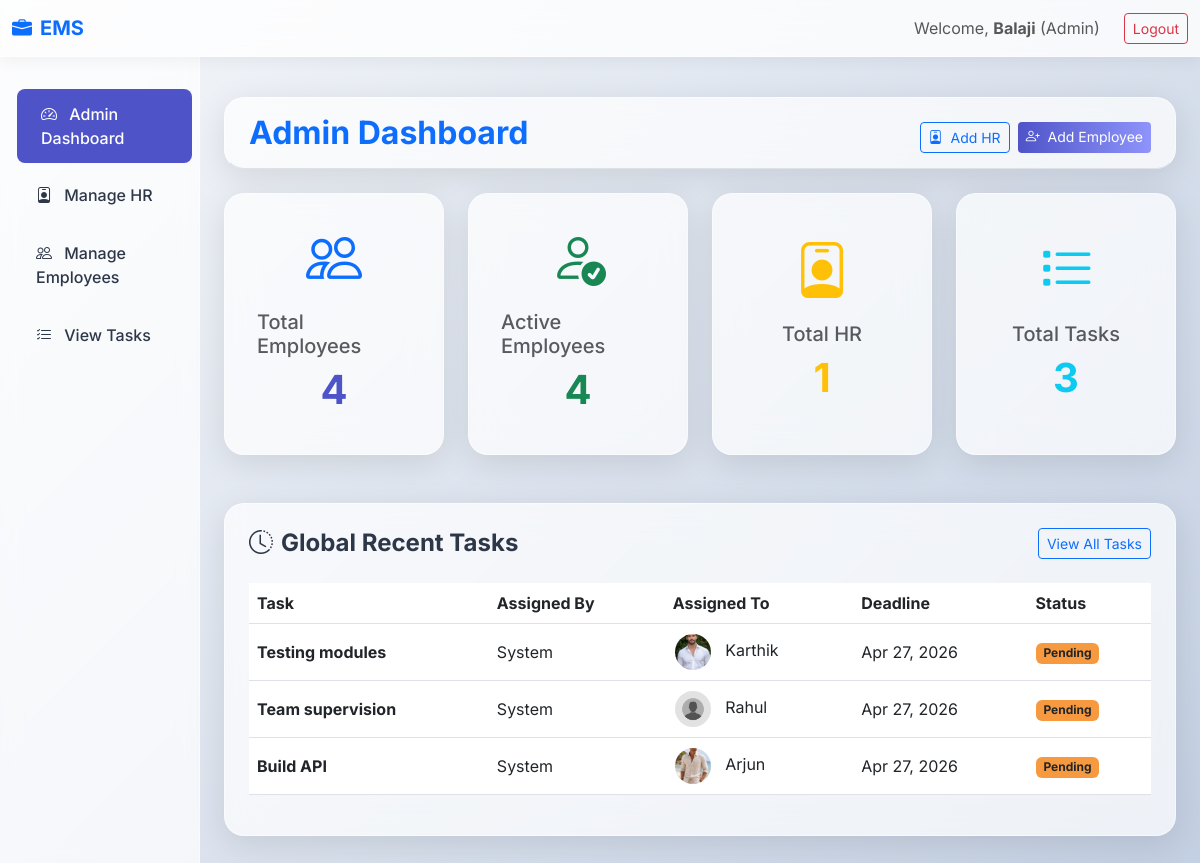
The app's page /dashboard/admin/ (signed in) with its own data.
### core/models.py (models this page shows, shortened)
class User(AbstractUser):
    ROLE_CHOICES = (
        ('Admin', 'Admin'),
        ('HR', 'HR'),
        ('Employee', 'Employee'),
    )
    role = models.CharField(max_length=15, choices=ROLE_CHOICES, default='Employee')

class Task(models.Model):
    STATUS_CHOICES = (
        ('Pending', 'Pending'),
        ('In Progress', 'In Progress'),
        ('Completed', 'Completed'),
    )
    title = models.CharField(max_length=200)
    description = models.TextField()
    assigned_to = models.ForeignKey(Employee, on_delete=models.CASCADE, related_name='tasks')
    assigned_by = models.ForeignKey(User, on_delete=models.SET_NULL, null=True, related_name='assigned_tasks')
    deadline = models.DateField()
    status = models.CharField(max_length=15, choices=STATUS_CHOICES, default='Pending')
    created_at = models.DateTimeField(auto_now_add=True)

class Employee(models.Model):
    STATUS_CHOICES = (
        ('Active', 'Active'),
        ('Inactive', 'Inactive'),
    )
    user = models.OneToOneField(User, on_delete=models.CASCADE, related_name='employee_profile')
    employee_id = models.CharField(max_length=20, unique=True, blank=True)
    phone_number = models.CharField(max_length=15)
    department = models.ForeignKey(Department, on_delete=models.SET_NULL, null=True, blank=True)
    salary = models.DecimalField(max_digits=10, decimal_places=2, default=0)
    joining_date = models.DateField(auto_now_add=True)
    status = models.CharField(max_length=10, choices=STATUS_CHOICES, default='Active')
    profile_image = models.ImageField(upload_to='profiles/',blank=True,null=True)

### core/views.py (the view)
# urls.py: path('dashboard/admin/', views.admin_dashboard, name='admin_dashboard'),
@login_required
def admin_dashboard(request):
    if not request.user.is_superuser:
        return HttpResponseForbidden()
    total_employees = Employee.objects.count()
    active_employees = Employee.objects.filter(status='Active').count()
    total_hr = User.objects.filter(role='HR').count()
    total_tasks = Task.objects.count()
    recent_tasks = Task.objects.order_by('-created_at')[:5]
    context = {
        'total_employees': total_employees,
        'active_employees': active_employees,
        'total_hr': total_hr,
        'total_tasks': total_tasks,
        'recent_tasks': recent_tasks,
    }
    return render(request, 'core/admin_dashboard.html', context)

### templates/core/admin_dashboard.html (shortened to what this page needs)
{% extends 'base.html' %}
{% block content %}
<div class="d-flex justify-content-between flex-wrap flex-md-nowrap align-items-center pt-3 pb-2 mb-4 border-bottom glass-card px-4 mt-2">
    <h1 class="h2 fw-bold text-primary">Admin Dashboard</h1>
    <div class="btn-toolbar mb-2 mb-md-0 gap-2">
        <a href="{% url 'add_hr' %}" class="btn btn-sm btn-outline-primary">
            <i class="bi bi-person-badge me-1"></i> Add HR
        </a>
        <a href="{% url 'add_employee' %}" class="btn btn-sm btn-primary">
            <i class="bi bi-person-plus me-1"></i> Add Employee
        </a>
    </div>
</div>
<div class="row row-cols-1 row-cols-sm-2 row-cols-lg-4 g-4 mb-5">
    <div class="col">
        <div class="glass-card dashboard-card">
            <i class="bi bi-people display-4 text-primary mb-3"></i>
            <h5 class="text-muted">Total Employees</h5>
            <h3>{{ total_employees }}</h3>
        </div>
    </div>
    <div class="col">
        <div class="glass-card dashboard-card">
            <i class="bi bi-person-check display-4 text-success mb-3"></i>
            <h5 class="text-muted">Active Employees</h5>
            <h3 class="text-success">{{ active_employees }}</h3>
        </div>
    </div>
    <div class="col">
        <div class="glass-card dashboard-card">
            <i class="bi bi-person-badge display-4 text-warning mb-3"></i>
            <h5 class="text-muted">Total HR</h5>
            <h3 class="text-warning">{{ total_hr }}</h3>
        </div>
    </div>
    <div class="col">
        <div class="glass-card dashboard-card">
            <i class="bi bi-list-task display-4 text-info mb-3"></i>
            <h5 class="text-muted">Total Tasks</h5>
            <h3 class="text-info">{{ total_tasks }}</h3>
        </div>
    </div>
</div>
<div class="glass-card p-4">
    <div class="d-flex justify-content-between align-items-center mb-4">
        <h4 class="fw-bold m-0"><i class="bi bi-clock-history me-2"></i>Global Recent Tasks</h4>
        <a href="{% url 'task_list' %}" class="btn btn-sm btn-outline-primary">View All Tasks</a>
    </div>
    <div class="table-responsive">
        <table class="table table-hover align-middle">
            <thead>
                <tr>
                    <th>Task</th>
                    <th>Assigned By</th>
                    <th>Assigned To</th>
                    <th>Deadline</th>
                    <th>Status</th>
                </tr>
            </thead>
            <tbody>
                {% for task in recent_tasks %}
                <tr>
                    <td><strong>{{ task.title }}</strong></td>
                    <td>{{ task.assigned_by.first_name|default:"System" }}</td>
                    <td>
                        {% load static %}
                        {% if task.assigned_to.profile_image %}
                            <img src="{{ task.assigned_to.profile_image.url }}" alt="Profile" class="profile-img-sm me-2">
                        {% else %}
                            <img src="{% static 'images/default_avatar.png' %}" alt="Profile" class="profile-img-sm me-2">
                        {% endif %}
                        {{ task.assigned_to.user.first_name }}
                    </td>
                    <td>{{ task.deadline|date:"M d, Y" }}</td>
                    <td>
                        {% if task.status == 'Pending' %}
                            <span class="badge bg-warning text-dark">Pending</span>
                        {% elif task.status == 'In Progress' %}
                            <span class="badge bg-info text-dark">In Progress</span>
                        {% else %}
                            <span class="badge bg-success">Completed</span>
                        {% endif %}
                    </td>
                </tr>
                {% empty %}
                <tr>
                    <td colspan="5" class="text-center text-muted py-3">No recent tasks found.</td>
                </tr>
                {% endfor %}
            </tbody>
        </table>
    </div>
</div>
{% endblock %}

### templates/base.html (shortened to what this page needs)
<!DOCTYPE html>
<html lang="en">
<head>
    <link href="https://cdn.jsdelivr.net/npm/bootstrap@5.3.0/dist/css/bootstrap.min.css" rel="stylesheet">
    <link rel="stylesheet" href="https://cdn.jsdelivr.net/npm/bootstrap-icons@1.10.5/font/bootstrap-icons.css">
    {% load static %}
    <link rel="stylesheet" href="{% static 'css/style.css' %}">
</head>
<body>
    <nav class="navbar navbar-expand-lg sticky-top glass-nav">
        <div class="container-fluid">
            <a class="navbar-brand fw-bold text-primary" href="{% url 'home' %}">
                <i class="bi bi-briefcase-fill me-2"></i>EMS
            </a>
            <div class="collapse navbar-collapse" id="navbarNav">
                <ul class="navbar-nav ms-auto align-items-center">
                    {% if user.is_authenticated %}
                        <li class="nav-item">
                            <span class="nav-link">Welcome, <strong>{{ user.first_name|default:user.username }}</strong>
                            ({% if request.user.is_superuser %}Admin{% elif request.user.role == 'HR' %}HR{% else %}Employee{% endif %})
                            </span>
                        </li>
                        <li class="nav-item">
                            <a class="btn btn-outline-danger btn-sm ms-3 mt-2 mt-md-0" href="{% url 'logout' %}">Logout</a>
                        </li>
                    {% endif %}
                </ul>
            </div>
        </div>
    </nav>
    <div class="container-fluid">
        <div class="row">
            {% if user.is_authenticated %}
            <div class="col-md-3 col-lg-2 d-none d-md-block sidebar">
                <div class="nav flex-column">
                    {% if request.user.is_superuser %}
                    <a href="{% url 'admin_dashboard' %}" class="nav-link {% if request.resolver_match.url_name == 'admin_dashboard' %}active{% endif %}">
                        <i class="bi bi-speedometer2 me-2"></i> Admin Dashboard
                    </a>
                    <a href="{% url 'manage_hr' %}" class="nav-link {% if 'hr' in request.resolver_match.url_name and 'dashboard' not in request.resolver_match.url_name %}active{% endif %}">
                        <i class="bi bi-person-badge me-2"></i> Manage HR
                    </a>
                    <a href="{% url 'employee_list' %}" class="nav-link {% if 'employee' in request.resolver_match.url_name and 'dashboard' not in request.resolver_match.url_name %}active{% endif %}">
                        <i class="bi bi-people me-2"></i> Manage Employees
                    </a>
                    <a href="{% url 'task_list' %}" class="nav-link {% if 'task' in request.resolver_match.url_name %}active{% endif %}">
                        <i class="bi bi-list-check me-2"></i> View Tasks
                    </a>
                    {% endif %}
                </div>
            </div>
            {% endif %}
            <main class="{% if user.is_authenticated %}col-md-9 ms-sm-auto col-lg-10{% else %}col-12{% endif %} px-md-4">
                {% block content %}
                {% endblock %}
            </main>
        </div>
    </div>
</body>
</html>

### static/css/style.css (style rules this page uses)
:root { --primary: #4e54c8; --secondary: #8f94fb; --text-dark: #2d3748; --text-light: #718096; --bg-color: #f7fafc; --glass-bg: rgba(255, 255, 255, 0.7); --glass-border: rgba(255, 255, 255, 0.5); --glass-shadow: 0 8px 32px 0 rgba(31, 38, 135, 0.1); }
body { font-family: 'Inter', sans-serif; background: linear-gradient(135deg, #f5f7fa 0%, #c3cfe2 100%); min-height: 100vh; color: var(--text-dark); }
.glass-card { background: var(--glass-bg); backdrop-filter: blur(16px); -webkit-backdrop-filter: blur(16px); border-radius: 20px; border: 1px solid var(--glass-border); box-shadow: 0 8px 32px 0 rgba(0, 0, 0, 0.1); transition: all 0.3s ease-in-out; }
.navbar.glass-nav { background: rgba(255, 255, 255, 0.8); backdrop-filter: blur(12px); -webkit-backdrop-filter: blur(12px); border-bottom: 1px solid var(--glass-border); box-shadow: 0 4px 15px rgba(0,0,0,0.05); }
.sidebar { min-height: calc(100vh - 70px); background: var(--glass-bg); backdrop-filter: blur(10px); border-right: 1px solid var(--glass-border); padding-top: 2rem; }
.sidebar .nav-link { color: var(--text-dark); font-weight: 500; padding: 0.8rem 1.5rem; margin-bottom: 0.5rem; border-radius: 8px; transition: all 0.3s; }
.sidebar .nav-link:hover, .sidebar .nav-link.active { background: var(--primary); color: white; transform: translateX(5px); }
main { padding: 2rem; }
.btn-primary { background: linear-gradient(to right, var(--primary), var(--secondary)); border: none; transition: all 0.3s ease; }
.dashboard-card { height: 100%; display: flex; flex-direction: column; justify-content: center; align-items: center; padding: 2rem; }
.dashboard-card h3 { font-size: 2.5rem; font-weight: 700; color: var(--primary); }
.profile-img-sm { width: 40px; height: 40px; border-radius: 50%; object-fit: cover; border: 2px solid white; }
.badge.bg-warning { background-color: #f6993f !important; }
a, button { transition: all 0.2s ease-in-out !important; }

### records on screen
User: first_name "Balaji"
Task: title "Testing modules", assigned_by.first_name "System", assigned_to.profile_image (picture), assigned_to.user.first_name "Karthik", deadline "Apr 27, 2026", status "Pending"
Task: title "Team supervision", assigned_by.first_name "System", assigned_to.profile_image (placeholder picture), assigned_to.user.first_name "Rahul", deadline "Apr 27, 2026", status "Pending"
Task: title "Build API", assigned_by.first_name "System", assigned_to.profile_image (picture), assigned_to.user.first_name "Arjun", deadline "Apr 27, 2026", status "Pending"

### other values on screen
{{ total_employees }} "4"
{{ active_employees }} "4"
{{ total_hr }} "1"
{{ total_tasks }} "3"
